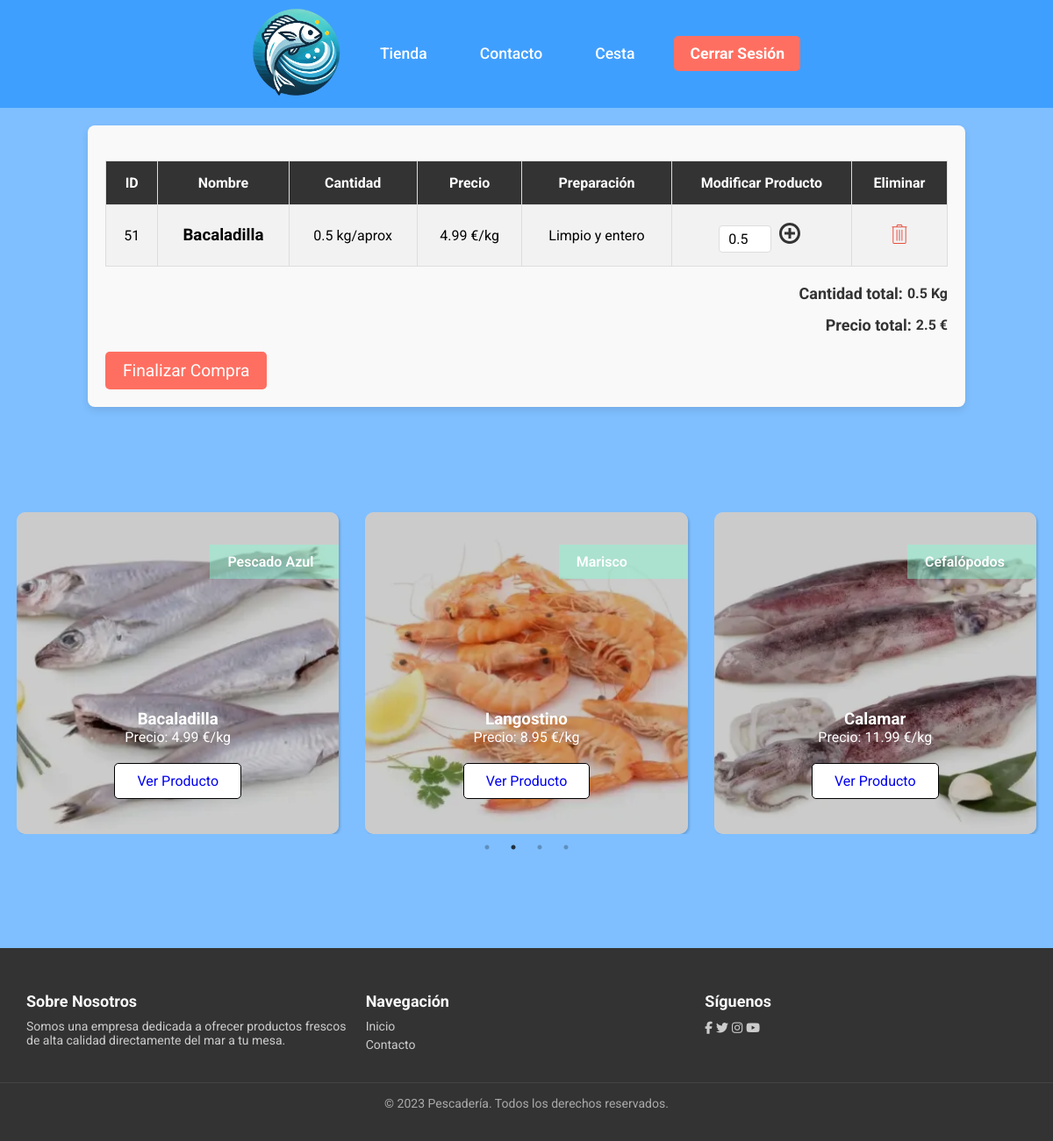
Screenshot of /cart.php (signed in) with the database file from the repository.
### tables this page shows
CREATE TABLE `carrito` (
  `id` int(11) NOT NULL,
  `id_usuario` int(11) NOT NULL,
  `id_producto` int(11) NOT NULL,
  `cantidad` float NOT NULL,
  `preparacion` varchar(50) NOT NULL
);

CREATE TABLE `productos` (
  `id` int(11) NOT NULL,
  `nombre` varchar(255) NOT NULL,
  `descripcion` text DEFAULT NULL,
  `precio_kg` decimal(10,2) NOT NULL,
  `stock` int(11) DEFAULT 0,
  `imagen` varchar(255) DEFAULT 'imagen_default.png',
  `id_categoria` int(11) DEFAULT NULL
);

CREATE TABLE `categorias` (
  `id` int(11) NOT NULL,
  `nombre` varchar(255) NOT NULL
);

### cart.php (the view, shortened to what this page needs)
<?php
include ('includes/header.php');
?>
<?php
    $user_id = $_SESSION['user_id'];
    $sql = "SELECT carrito.id, productos.nombre, productos.precio_kg, productos.id, productos.stock, carrito.preparacion, SUM(carrito.cantidad) AS cantidad_carrito FROM carrito JOIN productos ON carrito.id_producto = productos.id WHERE carrito.id_usuario = $user_id GROUP BY carrito.id_producto";
    $result = mysqli_query($conexion, $sql);
    $sql2 = "SELECT SUM(carrito.cantidad) AS cantidad_total FROM carrito WHERE carrito.id_usuario = $user_id";
    $total_result = mysqli_query($conexion, $sql2);
    $cantidad_array = mysqli_fetch_assoc($total_result);
    $cantidad_total = $cantidad_array['cantidad_total'];
    $sql3= "SELECT SUM(productos.precio_kg * carrito.cantidad) AS precio_total FROM carrito JOIN productos ON carrito.id_producto = productos.id WHERE carrito.id_usuario = $user_id";
    $total_price = mysqli_query($conexion, $sql3);
    $precio_array = mysqli_fetch_assoc($total_price);
    $precio_total = round($precio_array['precio_total'],2);
    $sql4= $sql = "SELECT productos.nombre, productos.id, productos.precio_kg, productos.imagen, categorias.nombre AS category_name FROM productos JOIN categorias ON productos.id_categoria = categorias.id";
    $result2 = mysqli_query($conexion, $sql);
?>
<div class="alert_message cart_page">
</div>
<div class="carts_wrapper">
        <table>
            <tr>
                <th>ID</th>
                <th>Nombre</th>
                <th>Cantidad</th>
                <th>Precio</th>
                <th>Preparación</th>
                <th>Modificar Producto</th>
                <th>Eliminar</th>
            </tr>
            <?php
             while ($row = mysqli_fetch_assoc($result)):?>
                <tr class="cart">
                    <td><p><?= $row['id'] ?></p></td>
                    <td><h3><?= $row['nombre'] ?></h3></td>
                    <td><p><?= $row['cantidad_carrito'] ?> kg/aprox</p></td>
                    <td><p><?= $row['precio_kg'] ?> €/kg</p></td>
                    <td><p><?= $row['preparacion'] ?></p></td>
                    <td>
                        <form action="functions/add_to_cart.php" method="POST">
                            <input type="number" name="quantity" value="0.5" min="0.5" max="<?= $row['stock'] ?>">
                            <button type="submit" class="add_button">
                            </button>
                        </form>
                    </td>
                    <td>
                        <form action="" method="POST">
                            <button class="delete_button">
                            </button>
                        </form>
                    </td>
                </tr>
            <?php endwhile?>
        </table>
        <div class="total_price_wrapper">
            <p><strong>Cantidad total: </strong><span><?= $cantidad_total?> Kg</span></p>
            <p><strong>Precio total: </strong><span><?= $precio_total?> €</span></p>
        </div>
        <button class="finalizar_compra">
            <a href="order.php?total=<?= $precio_total ?>">Finalizar Compra</a>
        </button>
</div>
<div class="product_carrusel_wrapper">
<div class="product_carrusel">
            <?php
             while ($row = mysqli_fetch_assoc($result2)):?>
                <div class="product">
                    <div class="product_tag">
                        <p><?= $row['category_name'] ?></p>
                    </div>
                    <h3><?= $row['nombre'] ?></h3>
                    <img src="assets/images/<?= $row['imagen'] ?>" alt="">
                    <p>Precio: <?= $row['precio_kg'] ?> €/kg</p>
                    <button class="product_grip_button">
                        <a href="producto.php?id=<?= $row['id'] ?>">Ver Producto</a>
                    </button>
                </div>
            <?php endwhile?>
            </div>
</div>
<?php
include ('includes/footer.php');
?>

### assets/css/estilos.css (style rules this page uses)
* { margin: 0; padding: 0; box-sizing: border-box; text-decoration: none; font-family: "Roboto", sans-serif; }
body { background-color:rgba(0, 128, 255, 0.5) ; }
.alert_message { pointer-events: none; z-index: 9999; position: absolute; top: 12%; left: 50%; transform: translateX(-50%); background-color: transparent; padding: 10px 25px; color: #fff; font-weight: 400; }
.alert_message.cart_page { top: 1%; left: 10%; }
.product { display: flex !important; flex-direction: column; align-items: center; justify-content: flex-end; padding: 40px; position: relative; aspect-ratio: 1/1; z-index: 1; box-shadow: rgba(0, 0, 0, 0.15) 1.95px 1.95px 2.6px; transition: all 0.3s ease-in; cursor: pointer; border-radius: 10px; overflow: hidden; }
.product::after { position: absolute; content: ""; top: 0; left: 0; width: 100%; height: 100%; background-color: rgba(0, 0, 0, 0.2); transition: all 0.3s ease-in; pointer-events: none; }
.product_tag { position: absolute; width: 40%; right: 0; top: 10%; background-color: rgba(127, 255, 212, 0.419); color: #fff; padding: 10px; padding-left: 20px; font-size: 16px; z-index: 999; font-weight: 600; }
.product h3, .product p { color: #fff; z-index: 2; position: relative; }
.product img { position: absolute; top: 0; left: 0; width: 100%; height: 100%; object-fit: cover; z-index: 0; }
.product button { z-index: 2; margin-top: 20px; }
.delete_button svg, .add_button svg { width: 24px; cursor: pointer; height: auto; }
.delete_button, .add_button { background-color: transparent; border: none; }
.product_carrusel_wrapper { max-width: 1220px; width: 100%; margin: 0 auto; padding: 100px 0; }
.total_price_wrapper { display: flex; flex-direction: column; gap: 15px; }
.total_price_wrapper p { display: flex; font-size: 16px; align-items: center; gap: 5px; justify-content: flex-end; }
.total_price_wrapper p strong { font-size: 18px; }
.product_grip_button { padding: 10px 25px; background-color: #fff; font-size: 16px; border: 1px solid #000; border-radius: 5px; transition: all 0.3s ease-in; }
.carts_wrapper { width: 90%; max-width: 1000px; margin: 20px auto; padding: 20px; background-color: #f9f9f9; border-radius: 8px; box-shadow: 0 4px 8px rgba(0, 0, 0, 0.1); }
.carts_wrapper table { width: 100%; border-collapse: collapse; margin-bottom: 20px; }
.carts_wrapper th, .carts_wrapper td { padding: 15px; text-align: center; border-bottom: 1px solid #ddd; }
.carts_wrapper th { background-color: #333; color: #fff; font-weight: bold; }
.carts_wrapper tr:nth-child(even) { background-color: #f2f2f2; }
.add_button, .delete_button { background-color: transparent; border: none; cursor: pointer; padding: 5px; transition: transform 0.3s ease; }
.add_button svg, .delete_button svg { width: 24px; height: 24px; fill: #333; }
.delete_button svg { fill: #e74c3c; }
.carts_wrapper input[type="number"] { width: 60px; padding: 5px; text-align: center; border: 1px solid #ddd; border-radius: 4px; font-size: 1em; outline: none; }
.carts_wrapper div { text-align: right; font-size: 1.1em; margin-top: 15px; }
.carts_wrapper p strong { color: #333; }
.carts_wrapper p span { font-weight: bold; color: #333; }
.finalizar_compra { background-color: #ff6f61; border: none; padding: 10px 20px; color: #fff; font-size: 1.2em; border-radius: 5px; cursor: pointer; display: inline-block; margin-top: 20px; text-align: center; transition: background-color 0.3s ease; }
.finalizar_compra a { color: #fff; text-decoration: none; }
table { width: 100%; border-collapse: collapse; margin-top: 20px; }
table, th, td { border: 1px solid #ddd; }
table th, table td { padding: 12px; text-align: left; }
table th { background-color: #4caf50; color: white; }

### rows the page displays
carrito: id_producto "51", id_producto.nombre "Bacaladilla", cantidad_carrito "0.5", id_producto.precio_kg "4.99", preparacion "Limpio y entero"
productos: id_categoria.nombre "Pescado Azul", nombre "Bacaladilla", imagen (picture), precio_kg "4.99"
productos: id_categoria.nombre "Marisco", nombre "Langostino", imagen (picture), precio_kg "8.95"
productos: id_categoria.nombre "Cefalópodos", nombre "Calamar", imagen (picture), precio_kg "11.99"

### other values shown
$cantidad_total "0.5"
$precio_total "2.5"
